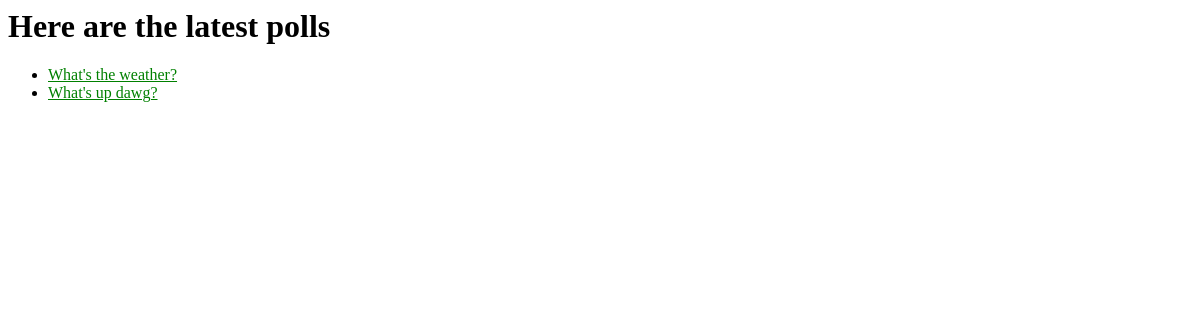
The app's page /, older data.
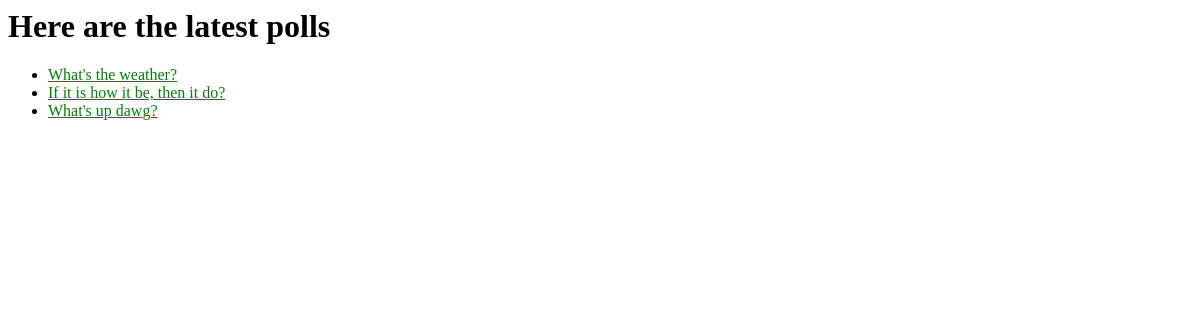
The same page, newer data.
### polls/models.py (models this page shows, shortened)
class Question(models.Model):
    question_text = models.CharField(max_length=200)
    pub_date = models.DateTimeField('date published')

### polls/views.py (the view)
# urls.py: path('', views.IndexView.as_view(), name='index'),
class IndexView(generic.ListView):
    template_name = 'polls/index.html'
    context_object_name = 'latest_question_list'
    def get_queryset(self):
        return Question.objects.filter(
            pub_date__lte=timezone.now()
        ).order_by('-pub_date')[:5]

### polls/templates/polls/index.html
{% load static %}
<link rel="stylesheet" type="text/css" href="{% static 'polls/style.css' %}">
<h1>Here are the latest polls</h1>
{% if latest_question_list %}
    <ul>
    {% for question in latest_question_list %}
        <li><a href="{% url 'polls:detail' question.id %}">{{ question.question_text }}</a></li>
    {% endfor %}
    </ul>
{% else %}
    <p>No polls are available.</p>
{% endif %}

### polls/static/polls/style.css (style rules this page uses)
li a { color: green; }

Row changes from the older to the newer data that the page shows:
added Question: question_text "If it is how it be, then it do?"
